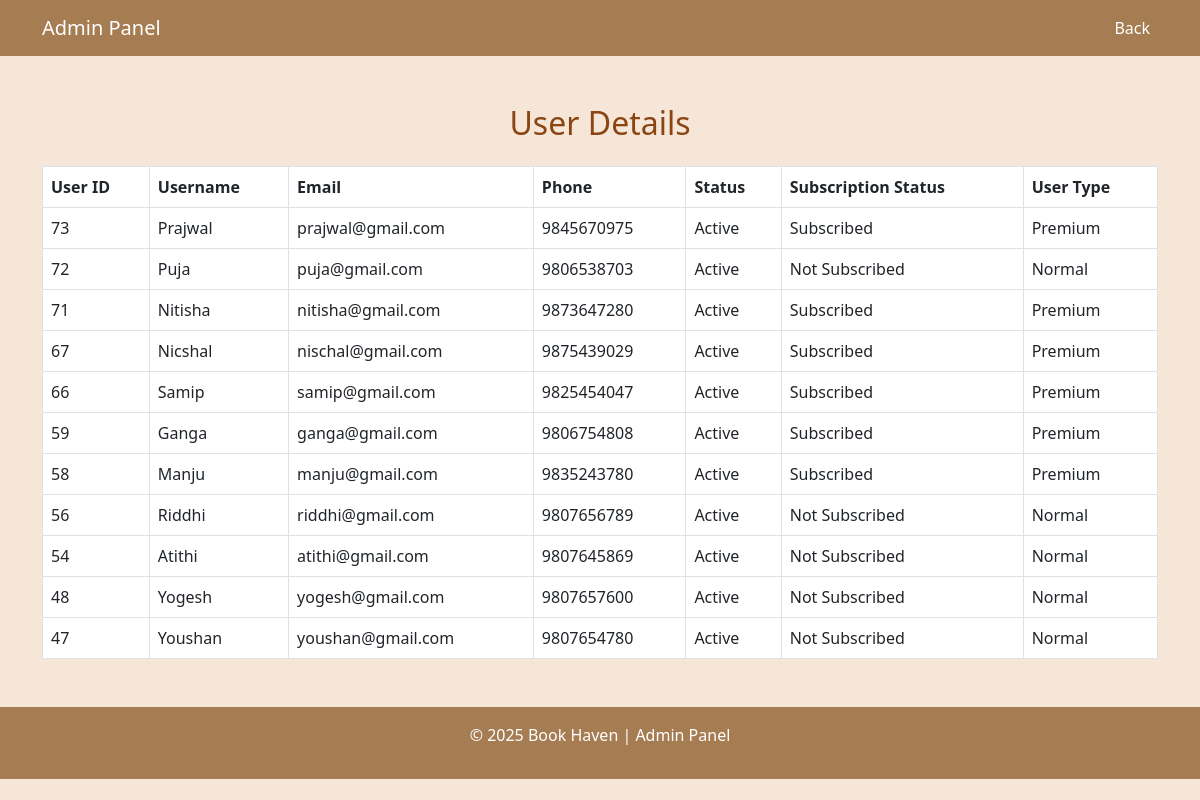
The page /manage_users.php on the database its author committed.
### tables this page shows
CREATE TABLE IF NOT EXISTS `user` (
  `user_id` int(50) NOT NULL AUTO_INCREMENT,
  `user_status` int(10) NOT NULL,
  `subscription_status` int(10) NOT NULL,
  `username` varchar(50) NOT NULL,
  `email` varchar(50) NOT NULL,
  `password` varchar(50) NOT NULL,
  `Phone` bigint(50) DEFAULT NULL,
  `admin_id` int(11) NOT NULL,
  PRIMARY KEY (`user_id`),
  KEY `admin_idfk` (`admin_id`)
);

### manage_users.php (the view, shortened to what this page needs)
<?php
$conn = mysqli_connect('localhost:3307', 'root', '', 'project6');
$sql = "SELECT user_id, username, email, phone, user_status, subscription_status FROM user ORDER BY user_id DESC";
$result = mysqli_query($conn, $sql);
?>
<!DOCTYPE html>
<html lang="en">
<head>
    <link rel="stylesheet" href="https://cdn.jsdelivr.net/npm/bootstrap@5.3.0/dist/css/bootstrap.min.css">
</head>
<body>
<nav class="navbar navbar-expand-lg navbar-dark">
    <div class="container">
        <a class="navbar-brand" href="#">Admin Panel</a>
        <div class="collapse navbar-collapse" id="navbarNav">
            <ul class="navbar-nav ms-auto">
                <li class="nav-item"><a class="nav-link" href="admindashboard.php">Back</a></li>
            </ul>
        </div>
    </div>
</nav>
<div class="container mt-5">
    <h2 class="text-center mb-4">User Details</h2>
    <table class="table table-bordered">
        <thead>
            <tr>
                <th scope="col">User ID</th>
                <th scope="col">Username</th>
                <th scope="col">Email</th>
                <th scope="col">Phone</th>
                <th scope="col">Status</th>
                <th scope="col">Subscription Status</th>
                <th scope="col">User Type</th>
            </tr>
        </thead>
        <tbody>
            <?php
            if (mysqli_num_rows($result) > 0) {
                while ($row = mysqli_fetch_assoc($result)) {
                    $user_id = $row['user_id'];
                    $username = $row['username'];
                    $email = $row['email'];
                    $phone = $row['phone'];
                    $user_status = ($row['user_status'] == 1) ? "Active" : "Inactive";
                    $subscription_status = ($row['subscription_status'] == 1) ? "Subscribed" : "Not Subscribed";
                    $user_type = ($row['subscription_status'] == 1) ? "Premium" : "Normal";
                    echo "<tr>
                            <td>{$user_id}</td>
                            <td>{$username}</td>
                            <td>{$email}</td>
                            <td>{$phone}</td>
                            <td>{$user_status}</td>
                            <td>{$subscription_status}</td>
                            <td>{$user_type}</td>
                          </tr>";
                }
            } else {
                echo "<tr><td colspan='8' class='text-center'>No users found</td></tr>";
            }
            ?>
        </tbody>
    </table>
</div>
<footer class="text-center py-3 mt-5">
    <p>&copy; 2025 Book Haven | Admin Panel</p>
</footer>
</body>
</html>

### manage_users.php (style rules this page uses)
body { background-color: #f5e6d7; font-family: 'Segoe UI', Tahoma, Geneva, Verdana, sans-serif; color: #5c3d2e; }
h2 { color: #8b4513; }
.navbar { background-color: #a67c52; }
.navbar-brand, .nav-link { color: #fff; }
table { background-color: #fffaf0; border-radius: 8px; }
th, td { color: #5c3d2e; vertical-align: middle; }
footer { background-color: #a67c52; color: #fff; }

### rows shown on the page
user: user_id "73", username "Prajwal", email "prajwal@gmail.com", Phone "9845670975", user_status "Active", subscription_status "Subscribed", subscription_status "Premium"
user: user_id "72", username "Puja", email "puja@gmail.com", Phone "9806538703", user_status "Active", subscription_status "Not Subscribed", subscription_status "Normal"
user: user_id "71", username "Nitisha", email "nitisha@gmail.com", Phone "9873647280", user_status "Active", subscription_status "Subscribed", subscription_status "Premium"
user: user_id "67", username "Nicshal", email "nischal@gmail.com", Phone "9875439029", user_status "Active", subscription_status "Subscribed", subscription_status "Premium"
user: user_id "66", username "Samip", email "samip@gmail.com", Phone "9825454047", user_status "Active", subscription_status "Subscribed", subscription_status "Premium"
user: user_id "59", username "Ganga", email "ganga@gmail.com", Phone "9806754808", user_status "Active", subscription_status "Subscribed", subscription_status "Premium"
user: user_id "58", username "Manju", email "manju@gmail.com", Phone "9835243780", user_status "Active", subscription_status "Subscribed", subscription_status "Premium"
user: user_id "56", username "Riddhi", email "riddhi@gmail.com", Phone "9807656789", user_status "Active", subscription_status "Not Subscribed", subscription_status "Normal"
user: user_id "54", username "Atithi", email "atithi@gmail.com", Phone "9807645869", user_status "Active", subscription_status "Not Subscribed", subscription_status "Normal"
user: user_id "48", username "Yogesh", email "yogesh@gmail.com", Phone "9807657600", user_status "Active", subscription_status "Not Subscribed", subscription_status "Normal"
user: user_id "47", username "Youshan", email "youshan@gmail.com", Phone "9807654780", user_status "Active", subscription_status "Not Subscribed", subscription_status "Normal"
